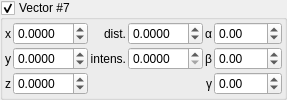
       <widget class="MyGroupBox" name="groupCheck_IFS_enabled_6">
        <property name="title">
         <string>Vector #7</string>
        </property>
        <property name="checkable">
         <bool>true</bool>
        </property>
        <layout class="QGridLayout" name="gridLayout_13" columnstretch="0,1,0,1,0,1">
         <property name="leftMargin">
          <number>2</number>
         </property>
         <property name="topMargin">
          <number>2</number>
         </property>
         <property name="rightMargin">
          <number>2</number>
         </property>
         <property name="bottomMargin">
          <number>2</number>
         </property>
         <property name="spacing">
          <number>2</number>
         </property>
         <item row="0" column="0">
          <widget class="QLabel" name="label_169">
           <property name="sizePolicy">
            <sizepolicy hsizetype="Preferred" vsizetype="Preferred">
             <horstretch>0</horstretch>
             <verstretch>0</verstretch>
            </sizepolicy>
           </property>
           <property name="text">
            <string notr="true">x</string>
           </property>
           <property name="alignment">
            <set>Qt::AlignCenter</set>
           </property>
          </widget>
         </item>
         <item row="1" column="0">
          <widget class="QLabel" name="label_170">
           <property name="sizePolicy">
            <sizepolicy hsizetype="Preferred" vsizetype="Preferred">
             <horstretch>0</horstretch>
             <verstretch>0</verstretch>
            </sizepolicy>
           </property>
           <property name="text">
            <string notr="true">y</string>
           </property>
           <property name="alignment">
            <set>Qt::AlignCenter</set>
           </property>
          </widget>
         </item>
         <item row="1" column="4">
          <widget class="QLabel" name="label_94">
           <property name="text">
            <string notr="true">β</string>
           </property>
           <property name="alignment">
            <set>Qt::AlignRight|Qt::AlignTrailing|Qt::AlignVCenter</set>
           </property>
          </widget>
         </item>
         <item row="2" column="4">
          <widget class="QLabel" name="label_95">
           <property name="text">
            <string notr="true">γ</string>
           </property>
           <property name="alignment">
            <set>Qt::AlignRight|Qt::AlignTrailing|Qt::AlignVCenter</set>
           </property>
          </widget>
         </item>
         <item row="0" column="2">
          <widget class="QLabel" name="label_96">
           <property name="text">
            <string>dist.</string>
           </property>
           <property name="alignment">
            <set>Qt::AlignRight|Qt::AlignTrailing|Qt::AlignVCenter</set>
           </property>
          </widget>
         </item>
         <item row="2" column="0">
          <widget class="QLabel" name="label_171">
           <property name="sizePolicy">
            <sizepolicy hsizetype="Preferred" vsizetype="Preferred">
             <horstretch>0</horstretch>
             <verstretch>0</verstretch>
            </sizepolicy>
           </property>
           <property name="text">
            <string notr="true">z</string>
           </property>
           <property name="alignment">
            <set>Qt::AlignCenter</set>
           </property>
          </widget>
         </item>
         <item row="0" column="4">
          <widget class="QLabel" name="label_97">
           <property name="text">
            <string notr="true">α</string>
           </property>
           <property name="alignment">
            <set>Qt::AlignRight|Qt::AlignTrailing|Qt::AlignVCenter</set>
           </property>
          </widget>
         </item>
         <item row="1" column="2">
          <widget class="QLabel" name="label_98">
           <property name="text">
            <string>intens.</string>
           </property>
           <property name="alignment">
            <set>Qt::AlignRight|Qt::AlignTrailing|Qt::AlignVCenter</set>
           </property>
          </widget>
         </item>
         <item row="0" column="1">
          <widget class="MyDoubleSpinBox" name="spinbox3_IFS_direction_6_x">
           <property name="sizePolicy">
            <sizepolicy hsizetype="Minimum" vsizetype="Maximum">
             <horstretch>0</horstretch>
             <verstretch>0</verstretch>
            </sizepolicy>
           </property>
           <property name="prefix">
            <string/>
           </property>
           <property name="suffix">
            <string/>
           </property>
           <property name="decimals">
            <number>4</number>
           </property>
           <property name="minimum">
            <double>-10.000000000000000</double>
           </property>
           <property name="maximum">
            <double>10.000000000000000</double>
           </property>
           <property name="singleStep">
            <double>0.010000000000000</double>
           </property>
          </widget>
         </item>
         <item row="1" column="1">
          <widget class="MyDoubleSpinBox" name="spinbox3_IFS_direction_6_y">
           <property name="sizePolicy">
            <sizepolicy hsizetype="Minimum" vsizetype="Maximum">
             <horstretch>0</horstretch>
             <verstretch>0</verstretch>
            </sizepolicy>
           </property>
           <property name="prefix">
            <string/>
           </property>
           <property name="suffix">
            <string/>
           </property>
           <property name="decimals">
            <number>4</number>
           </property>
           <property name="minimum">
            <double>-10.000000000000000</double>
           </property>
           <property name="maximum">
            <double>10.000000000000000</double>
           </property>
           <property name="singleStep">
            <double>0.010000000000000</double>
           </property>
          </widget>
         </item>
         <item row="2" column="1">
          <widget class="MyDoubleSpinBox" name="spinbox3_IFS_direction_6_z">
           <property name="sizePolicy">
            <sizepolicy hsizetype="Minimum" vsizetype="Maximum">
             <horstretch>0</horstretch>
             <verstretch>0</verstretch>
            </sizepolicy>
           </property>
           <property name="prefix">
            <string/>
           </property>
           <property name="suffix">
            <string/>
           </property>
           <property name="decimals">
            <number>4</number>
           </property>
           <property name="minimum">
            <double>-10.000000000000000</double>
           </property>
           <property name="maximum">
            <double>10.000000000000000</double>
           </property>
           <property name="singleStep">
            <double>0.010000000000000</double>
           </property>
          </widget>
         </item>
         <item row="0" column="3">
          <widget class="MyDoubleSpinBox" name="spinbox_IFS_distance_6">
           <property name="sizePolicy">
            <sizepolicy hsizetype="Minimum" vsizetype="Maximum">
             <horstretch>0</horstretch>
             <verstretch>0</verstretch>
            </sizepolicy>
           </property>
           <property name="prefix">
            <string/>
           </property>
           <property name="suffix">
            <string/>
           </property>
           <property name="decimals">
            <number>4</number>
           </property>
           <property name="minimum">
            <double>-10.000000000000000</double>
           </property>
           <property name="maximum">
            <double>10.000000000000000</double>
           </property>
           <property name="singleStep">
            <double>0.010000000000000</double>
           </property>
          </widget>
         </item>
         <item row="1" column="3">
          <widget class="MyDoubleSpinBox" name="spinbox_IFS_intensity_6">
           <property name="sizePolicy">
            <sizepolicy hsizetype="Minimum" vsizetype="Maximum">
             <horstretch>0</horstretch>
             <verstretch>0</verstretch>
            </sizepolicy>
           </property>
           <property name="prefix">
            <string/>
           </property>
           <property name="suffix">
            <string/>
           </property>
           <property name="decimals">
            <number>4</number>
           </property>
           <property name="minimum">
            <double>0.000000000000000</double>
           </property>
           <property name="maximum">
            <double>10.000000000000000</double>
           </property>
           <property name="singleStep">
            <double>0.010000000000000</double>
           </property>
          </widget>
         </item>
         <item row="0" column="5">
          <widget class="MyDoubleSpinBox" name="spinboxd3_IFS_rotations_6_x">
           <property name="sizePolicy">
            <sizepolicy hsizetype="Minimum" vsizetype="Maximum">
             <horstretch>0</horstretch>
             <verstretch>0</verstretch>
            </sizepolicy>
           </property>
           <property name="prefix">
            <string/>
           </property>
           <property name="suffix">
            <string/>
           </property>
           <property name="decimals">
            <number>2</number>
           </property>
           <property name="minimum">
            <double>-180.000000000000000</double>
           </property>
           <property name="maximum">
            <double>180.000000000000000</double>
           </property>
           <property name="singleStep">
            <double>1.000000000000000</double>
           </property>
          </widget>
         </item>
         <item row="1" column="5">
          <widget class="MyDoubleSpinBox" name="spinboxd3_IFS_rotations_6_y">
           <property name="sizePolicy">
            <sizepolicy hsizetype="Minimum" vsizetype="Maximum">
             <horstretch>0</horstretch>
             <verstretch>0</verstretch>
            </sizepolicy>
           </property>
           <property name="prefix">
            <string/>
           </property>
           <property name="suffix">
            <string/>
           </property>
           <property name="decimals">
            <number>2</number>
           </property>
           <property name="minimum">
            <double>-180.000000000000000</double>
           </property>
           <property name="maximum">
            <double>180.000000000000000</double>
           </property>
           <property name="singleStep">
            <double>1.000000000000000</double>
           </property>
          </widget>
         </item>
         <item row="2" column="5">
          <widget class="MyDoubleSpinBox" name="spinboxd3_IFS_rotations_6_z">
           <property name="sizePolicy">
            <sizepolicy hsizetype="Minimum" vsizetype="Maximum">
             <horstretch>0</horstretch>
             <verstretch>0</verstretch>
            </sizepolicy>
           </property>
           <property name="prefix">
            <string/>
           </property>
           <property name="suffix">
            <string/>
           </property>
           <property name="decimals">
            <number>2</number>
           </property>
           <property name="minimum">
            <double>-180.000000000000000</double>
           </property>
           <property name="maximum">
            <double>180.000000000000000</double>
           </property>
           <property name="singleStep">
            <double>1.000000000000000</double>
           </property>
          </widget>
         </item>
        </layout>
       </widget>
